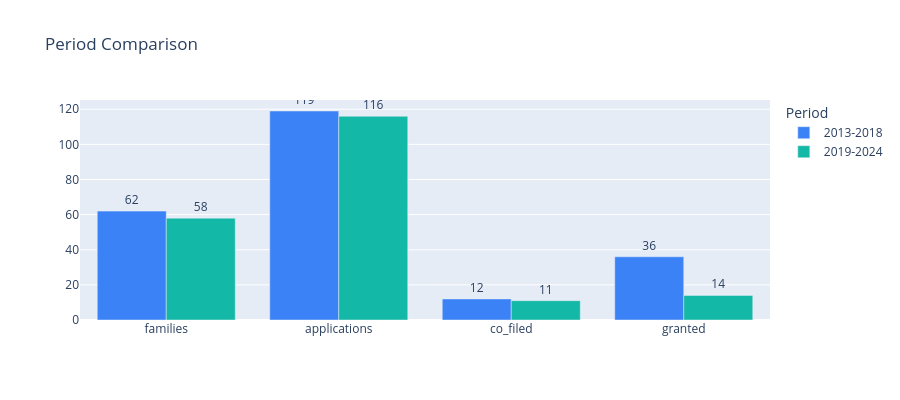

Notebook source saved alongside this figure:
### Code cell
m = df2.melt(id_vars='period', value_vars=['families', 'applications', 'co_filed', 'granted'],
             var_name='metric', value_name='count')
fig2 = px.bar(m, x='metric', y='count', color='period', barmode='group',
    title='Period Comparison', text='count', height=400,
    color_discrete_map={'2013-2018': C['p1'], '2019-2024': C['p2']},
    labels={'count': '', 'metric': '', 'period': 'Period'})
fig2.update_traces(textposition='outside')
fig2.show()

### Figure 1 — Plotly figure (JSON) as saved in the notebook; plotly's stock layout.template omitted (floating-point values rounded to 4 significant figures)
{"data": [{"alignmentgroup": "True", "hovertemplate": "Period=2013-2018<br>=%{text}<extra></extra>", "legendgroup": "2013-2018", "marker": {"color": "#3b82f6", "pattern": {"shape": ""}}, "name": "2013-2018", "offsetgroup": "2013-2018", "orientation": "v", "showlegend": true, "text": [62.0, 119.0, 12.0, 36.0], "textposition": "outside", "type": "bar", "x": ["families", "applications", "co_filed", "granted"], "xaxis": "x", "y": [62, 119, 12, 36], "yaxis": "y"}, {"alignmentgroup": "True", "hovertemplate": "Period=2019-2024<br>=%{text}<extra></extra>", "legendgroup": "2019-2024", "marker": {"color": "#14b8a6", "pattern": {"shape": ""}}, "name": "2019-2024", "offsetgroup": "2019-2024", "orientation": "v", "showlegend": true, "text": [58.0, 116.0, 11.0, 14.0], "textposition": "outside", "type": "bar", "x": ["families", "applications", "co_filed", "granted"], "xaxis": "x", "y": [58, 116, 11, 14], "yaxis": "y"}], "layout": {"barmode": "group", "height": 400, "legend": {"title": {"text": "Period"}, "tracegroupgap": 0}, "title": {"text": "Period Comparison"}, "xaxis": {"anchor": "y", "domain": [0, 1], "title": {"text": ""}}, "yaxis": {"anchor": "x", "domain": [0, 1], "title": {"text": ""}}}}
